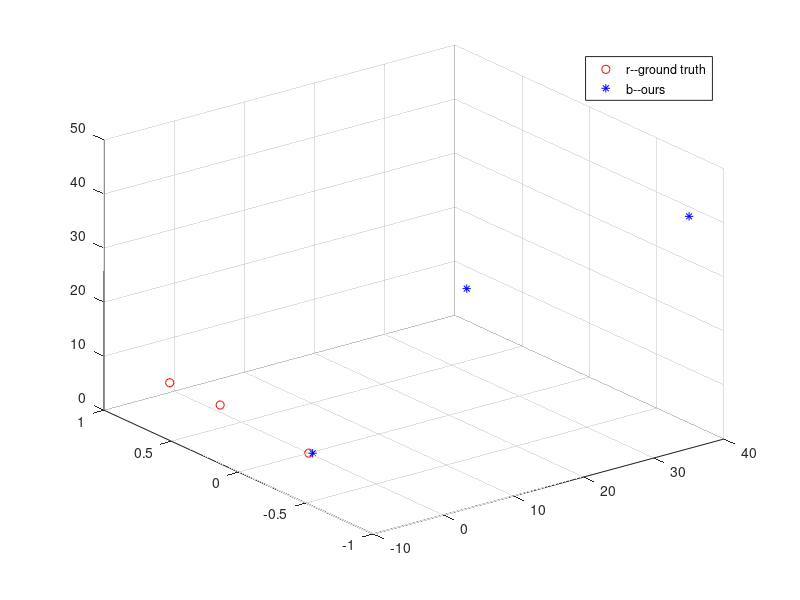

Write MATLAB code to recreate this figure. (Note: this script raises an error after producing the figure.)
% read csv & data
%csv = csvread('/media/zhaonan/Dataset/euroc/MH_05_easy/mav0/state_groundtruth_estimate0/data.csv',1);
clc;close all;clear all
mono = load('lidar.txt');
csv = load('camera.txt');

%两个文件的时间小数点一致
%csv(:,1)=csv(:,1)*10^-9;

idx=[];
[m,n]=size(mono);
for i=1:m 
           TimeS=mono(i,1)*ones(size(csv,1),1);%guiding diyihang diyilie de shuju 
           [error,idxx]=min(abs(csv(:,1)-TimeS));%na csv zhong suoyou de shuju yu ta bijiao 
    
           idx=[idx,idxx]; %time yiyang duiying de hang shu

end
csv_dq=csv(idx,:);%baocun tiqu hou de shuju

csv_dq_x=csv_dq(:,2); csv_dq_y=csv_dq(:,3); csv_dq_z=csv_dq(:,4);
monox=mono(:,2); monoy=mono(:,3); monoz=mono(:,4);

gtx=csv_dq_x-csv_dq_x(1);
gty=csv_dq_y-csv_dq_y(1);
gtz=csv_dq_z-csv_dq_z(1);


gt = [gtx,gty,gtz]; gt=gt';
ours = [monox,monoy,monoz]; ours=ours';

%保存时间戳对齐的文件
%gt_t=csv(:,1);gt_x=csv(:,2);gt_y=csv(:,3);gt_z=csv(:,4);gt_w=csv(:,5);gt_q_x=csv(:,6);gt_q_y=csv(:,7);gt_q_z=csv(:,8);
%gt_o=[gt_t,gt_x,gt_y,gt_z,gt_w,gt_q_x,gt_q_y,gt_q_z];
%dlmwrite('/home/zhaonan/ORB_Slam_map/VI_ORB_SLAM2/run_result/mono_VI/imu.txt',imu,'precision',15,'delimiter',' ','newline','pc')
%dlmwrite('/media/zhaonan/Dataset/euroc/MH_05_easy/mav0/state_groundtruth_estimate0/groundtruth.txt',gt_o,'precision',15,'delimiter',' ','newline','pc')
% ini plot
figure(1);
plot3(gtx,gty,gtz,'ro');
grid on;
hold on;
plot3(monox,monoy,monoz,'b*');
%figure
%plot(monoy,monoz,'b*');
grid on;
hold on;
legend('r--ground truth','b--ours');

[R, t] = umeyama(ours, gt);
trans_ours=(R*ours)';
trans_x1=trans_ours(:,1);
trans_y1=trans_ours(:,2);
trans_z1=trans_ours(:,3);

% after R plot
figure(2);
% plot3(csv_dq_x,csv_dq_y,csv_dq_z,'r');
plot3(gtx,gty,gtz,'ro');
grid on;
hold on;
plot3(trans_x1',trans_y1',trans_z1','b*');
grid on;
hold on;
legend('r--ground truth','b--trans_ours');

error=abs(trans_ours'-gt);
[maxx,idmaxx]=max(error(1,:));


[m,n]=size(error);
idx=ones(1,n);
dis=zeros(1,n);
sum_dis=zeros(1,n);
APE=zeros(1,n);
med=zeros(1,n);
m=zeros(1,n);
s=zeros(1,n);
rmse=zeros(1,n);

error_x=error(1,:);
error_y=error(2,:);
error_z=error(3,:);

for i = 2:n
   idx(i)=i;
   dis(i)=sqrt((error(1,i)-error(1,i-1))^2+(error(2,i)-error(2,i-1))^2+((error(3,i)-error(3,i-1))^2));
   sum_dis(i)=sum_dis(i-1)+dis(i);
   APE(i)=sqrt(error(1,i)^2+error(2,i)^2+error(3,i)^2);
end

for i = 1:n
   med(i)=median(APE,2);
   m(i)=mean(APE);
   s(i)=std(APE); % range ???
   rmse(i)=sqrt(sum(APE.^2)/n);
end

% by distance -------
figure(3);grid on; hold on;
plot(sum_dis,error_x,'r'); hold on;
plot(sum_dis,error_y,'g'); hold on;
plot(sum_dis,error_z,'b'); hold on;
legend('r--error_x','g--error_y','b--error_z');
xlabel('Distance [m]');
ylabel('Error  [m]');
title('Variation of error along track length');

figure(4);grid on; hold on;
plot(sum_dis,APE,'r'); hold on;
plot(sum_dis,med,'g'); hold on;
plot(sum_dis,m,'b'); hold on;
plot(sum_dis,s,'y'); hold on;
plot(sum_dis,rmse,'w'); hold on;
legend('r--APE','g--median','b--mean','y--std','--rmse');
xlabel('Distance [m]');
ylabel('APE  [m]');
title('Variation of error along track length');

% by index -------
figure(5);grid on; hold on;
plot(idx,error_x,'r'); hold on;
plot(idx,error_y,'g'); hold on;
plot(idx,error_z,'b'); hold on;
legend('r--error_x','g--error_y','b--error_z');
xlabel('index');
ylabel('Error  [m]');
title('Variation of error along track index');

figure(6);grid on; hold on;
plot(idx,APE,'r'); hold on;
plot(idx,med,'g'); hold on;
plot(idx,m,'b'); hold on;
plot(idx,s,'y'); hold on;
plot(idx,rmse,'w'); hold on;
legend('r--APE','g--median','b--mean','y--std','w--rmse');
xlabel('index');
ylabel('APE  [m]');
title('Variation of error along track index');